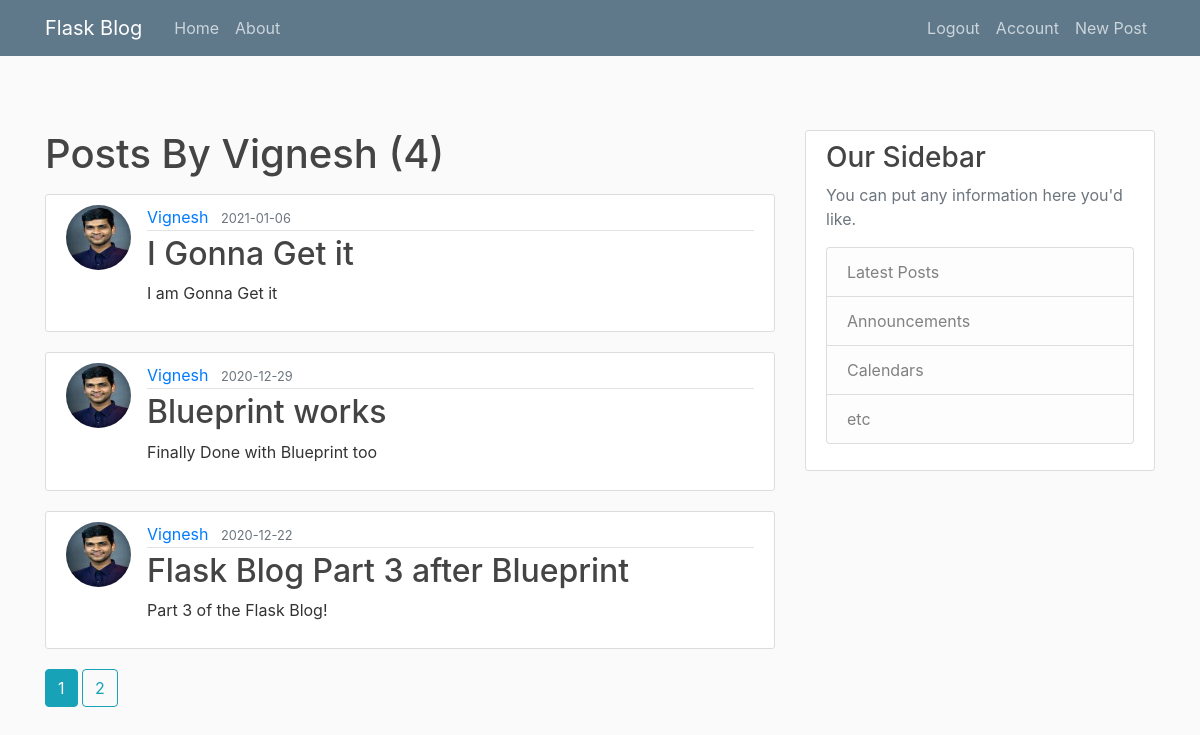
The app's page /user/Vignesh (signed in) with its own data.
### flaskblog/models.py (models this page shows, shortened)
class User(db.Model, UserMixin):
    id = db.Column(db.Integer, primary_key=True)
    username = db.Column(db.String(20), unique=True, nullable=False)
    email = db.Column(db.String(120), unique=True, nullable=False)
    image_file = db.Column(db.String(20), nullable=False, default="default.jpg")
    password = db.Column(db.String(60), nullable=False)
    posts = db.relationship("Post", backref="author", lazy=True)

class Post(db.Model):
    id = db.Column(db.Integer, primary_key=True)
    title = db.Column(db.String(100), unique=True, nullable=False)
    date_posted = db.Column(db.DateTime, nullable=False, default=datetime.utcnow)
    content = db.Column(db.Text, nullable=False)
    user_id = db.Column(db.Integer, db.ForeignKey("user.id"), nullable=False)

### flaskblog/users/routes.py (the view)
@users.route("/user/<string:username>")
def user_posts(username):
    page = request.args.get("page", 1, type=int)
    user = User.query.filter_by(username=username).first_or_404()
    posts = (
        Post.query.filter_by(author=user)
        .order_by(Post.date_posted.desc())
        .paginate(page=page, per_page=3)
    )
    return render_template("user_posts.html", posts=posts, user=user)

### flaskblog/models.py (called while the page is built)
@login_manager.user_loader
def load_user(user_id):
    return User.query.get(int(user_id))

### flaskblog/templates/user_posts.html (shortened to what this page needs)
{% extends "layout.html" %}
{% block content %}
    <h1 class="mb-3">Posts By {{ user.username }} ({{ posts.total }})</h1>
    {% for post in posts.items %}
        <article class="media content-section">
            <img src="{{ url_for('static', filename='profile_pics/' + post.author.image_file) }}" alt="" class="rounded-circle article-img">
          <div class="media-body">
            <div class="article-metadata">
              <a class="mr-2" href="{{ url_for('users.user_posts', username=post.author.username) }}">{{ post.author.username }}</a>
              <small class="text-muted">{{ post.date_posted.strftime('%Y-%m-%d') }}</small>
            </div>
            <h2><a class="article-title" href="{{ url_for('posts.post', post_id=post.id) }}">{{ post.title }}</a></h2>
            <p class="article-content">{{ post.content }}</p>
          </div>
        </article>
    {% endfor %}
    {% for page_num in posts.iter_pages(left_edge=1, right_edge=1, left_current=1, right_current=2) %}
    {% if page_num %}
        {% if posts.page == page_num %}
            <a class="btn btn-info mb-4" href="{{ url_for('users.user_posts', username=user.username, page=page_num) }}">{{ page_num }}</a>
        {% else %}
            <a class="btn btn-outline-info mb-4" href="{{ url_for('users.user_posts', username=user.username, page=page_num) }}">{{ page_num }}</a>
        {% endif %}
    {% endif %}
    {% endfor %}
{% endblock content %}

### flaskblog/static/main.css (style rules this page uses)
body { background: #fafafa; color: #333333; margin-top: 5rem; }
h1, h2, h3, h4, h5, h6 { color: #444444; }
.content-section { background: #ffffff; padding: 10px 20px; border: 1px solid #dddddd; border-radius: 3px; margin-bottom: 20px; }
.article-title { color: #444444; }
.article-content { white-space: pre-line; }
.article-img { height: 65px; width: 65px; margin-right: 16px; }
.article-metadata { padding-bottom: 1px; margin-bottom: 4px; border-bottom: 1px solid #e3e3e3 }

### records on screen
User: username "Vignesh"
Post: image_file (picture), author.username "Vignesh", date_posted "2021-01-06", title "I Gonna Get it", content "I am Gonna Get it"
Post: image_file (picture), author.username "Vignesh", date_posted "2020-12-29", title "Blueprint works", content "Finally Done with Blueprint too"
Post: image_file (picture), author.username "Vignesh", date_posted "2020-12-22", title "Flask Blog Part 3 after Blueprint", content "Part 3 of the Flask Blog!"

### other values on screen
{{ posts.total }} "4"
{{ page_num }} "1"
{{ page_num }} "2"
